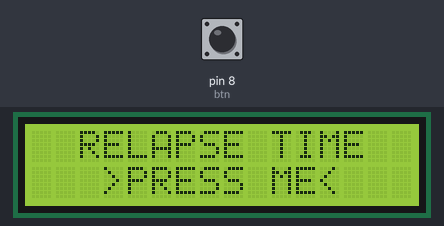
A sketch run on a simulated Arduino Uno, built with avr-gcc and run on an emulated ATmega328P. On the bench: 16×2 character LCD. The inputs (shaded band) are chosen by the test bench; at power-on: pin 8 (btn) HIGH.

Above: at 1.2 s.
1.3 s: pin 8 (btn) pulled LOW for 0.15 s
At 2.7 s:
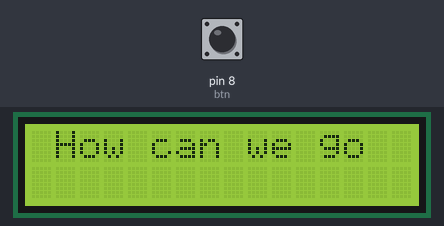
At 6.0 s:
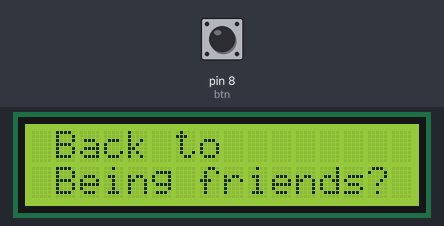
Timing chart, 0 to 7.5 s (numbered marks = the images above; inputs shaded):
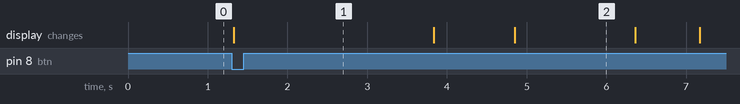

Measured:
- after the input at 1.3 s, the display: changes at once (image 1)

The sketch:

for_relapse_purposes.ino
```cpp
#include <Wire.h>
#include <LiquidCrystal_I2C.h>

LiquidCrystal_I2C lcd(0x27, 16, 2);

const int btn = 8;
bool lastButtonState = HIGH;  // assume not pressed initially
bool triggered = false;
bool currentButtonState;

void setup() {
  lcd.init();
  lcd.backlight();
  pinMode(btn, INPUT_PULLUP);  // use internal pull-up button
  Serial.begin(9600);
}

void loop() {

currentButtonState = digitalRead(btn); //keeps track of the current state

  // detect button press
  if (lastButtonState == HIGH && currentButtonState == LOW) {
    triggered = true; //change the triggered state
  }

  lastButtonState = currentButtonState; // keeps track the last state

  if (triggered) {
    triggered = false;  // make it turn back into the initial state
    displayMessage();   // run function 1
  }
//standby display (wait for button press)
  else{
  lcd.setCursor(2,0);
  lcd.print("RELAPSE TIME");
  lcd.setCursor(3,1);
  lcd.print(">PRESS ME<");
  }
}

//made a function to easily organize the code just incase im gonna add anything in the future :)))))
void displayMessage() {
  lcd.clear();
  lcd.setCursor(1, 0);
  lcd.print("How can we go");
  delay(2500);
  lcd.clear();
  lcd.setCursor(1, 0);
  lcd.print("Back to");
  delay(1000);
  lcd.setCursor(1, 1);
  lcd.print("Being friends?");
  delay(1500);
  lcd.clear();
  lcd.setCursor(1, 0);
  lcd.print("When we");
  delay(800);
  lcd.setCursor(1, 1);
  lcd.print("Just shared");
  delay(1000);
  lcd.clear();
  lcd.setCursor(1, 0);
  lcd.print("A BED...");
  delay(5000);
  lcd.clear();
  delay(10000);
}
```
